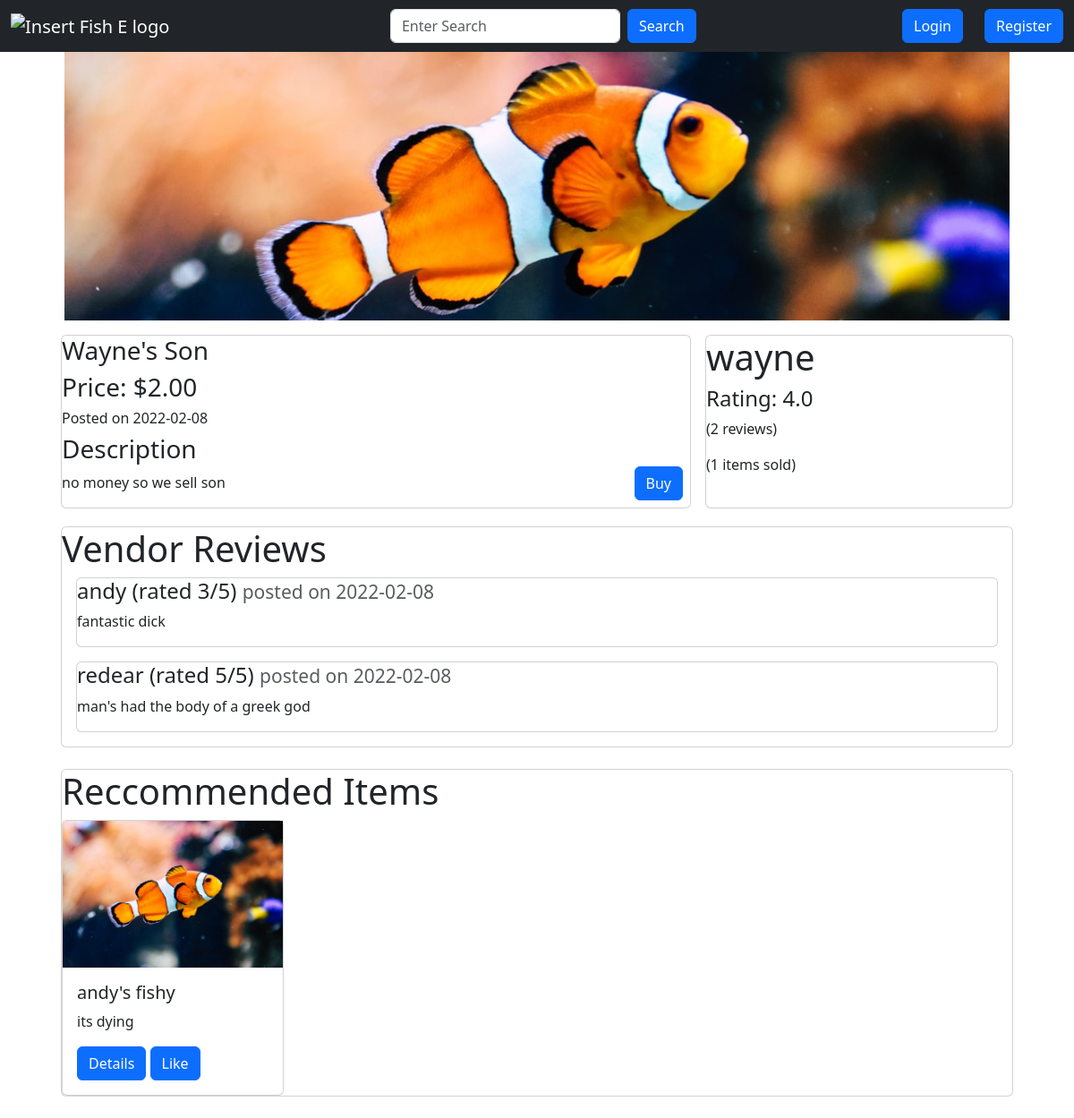
The app's page /item/2 with its own data.
### app.py (models this page shows, shortened)
class Item(db.Model):
    id = db.Column(db.Integer, primary_key=True)
    user_id = db.Column(db.Integer, db.ForeignKey("user.id"), nullable=False)
    name = db.Column(db.String(100), nullable=False)
    description = db.Column(db.String(500), nullable=False)
    date_posted = db.Column(db.DateTime, nullable=False, default=datetime.utcnow)
    base_price = db.Column(db.Float, nullable=False)
    image_file = db.Column(db.String(200), nullable=False, default="default.jpg")
    likes = db.relationship("ItemLike", backref="item", lazy=True)
    status = db.Column(
        db.String(10), nullable=False, default="available"
    )  # "available" or "sold"
    @property
    def price(self):
        return "{:.2f}".format(self.base_price)

class User(db.Model, UserMixin):
    id = db.Column(db.Integer, primary_key=True)
    username = db.Column(db.String(20), unique=True, nullable=False)
    email = db.Column(db.String(120), unique=True, nullable=False)
    image_file = db.Column(db.String(20), nullable=False, default="default.jpg")
    password = db.Column(db.String(60), nullable=False)
    items = db.relationship("Item", backref="author", lazy=True)
    bought = db.relationship(
        "Transaction", foreign_keys="Transaction.user_id", backref="buyer", lazy=True
    )
    sold = db.relationship(
        "Transaction", foreign_keys="Transaction.vendor_id", backref="seller", lazy=True
    )
    reviews = db.relationship(
        "Review", foreign_keys="Review.user_id", backref="author", lazy=True
    )
    reviewed = db.relationship(
        "Review", foreign_keys="Review.recipient_id", backref="getter", lazy=True
    )
    liked = db.relationship(
        "ItemLike", foreign_keys="ItemLike.user_id", backref="user", lazy=True
    )
    @property
    def ratings(self):
        return len(self.reviewed)
    @property
    def rating(self):
        total = 0
        reviews = self.reviewed
        if reviews:
            for review in reviews:
                total += review.rating
            average = total / len(self.reviewed)
            return "{:.1f}".format(average)
        return "No reviews yet"

class Review(db.Model):
    id = db.Column(db.Integer, primary_key=True)
    user_id = db.Column(db.Integer, db.ForeignKey("user.id"), nullable=False)
    recipient_id = db.Column(db.Integer, db.ForeignKey("user.id"), nullable=False)
    date_posted = db.Column(db.DateTime, nullable=False, default=datetime.utcnow)
    rating = db.Column(db.Integer, nullable=False)
    comment = db.Column(db.String(500), nullable=False)

### app.py (the view)
@app.route("/item/<int:item_id>")
def render_item(item_id):
    r_items = Item.query.filter_by(status="available").limit(4).all()
    form = SearchForm()
    item = Item.query.filter_by(id=item_id).first()
    vendor = User.query.filter_by(id=item.user_id).first()
    v_sold_count = len(vendor.sold)
    reviews = vendor.reviewed[:4]
    review_authors = [
        User.query.filter_by(id=review.user_id).first() for review in reviews
    ]
    reviews = list(zip(review_authors, reviews))
    if item:
        return render_template(
            "item.html",
            form=form,
            item=item,
            vendor=vendor,
            r_items=r_items,
            v_sold_count=v_sold_count,
            reviews=reviews,
        )

### app.py
class SearchForm(FlaskForm):
    search = StringField(
        validators=[DataRequired()], render_kw={"placeholder": "Enter Search"}
    )
    submit = SubmitField("Search")

### templates/item.html (shortened to what this page needs)
{% from 'macros/navbar.html' import navbar %}
{% from 'macros/reccommended_items.html' import reccommended_items %}
{% from 'macros/render_review.html' import render_review %}
{% extends 'base.html' %}
{% block content %}
{{ navbar(form, current_user) }}
<div class="container-fluid">
    <div class="row mb-3 mx-5">
        <div class="col-md-12">
            <img src="{{ url_for('static', filename='img/' + item.image_file) }}" alt="insert image"
                style="object-fit: cover; width: 100%; height: 300px;">
        </div>
    </div>
    <div class="row g-3 mx-5">
        <div class="col-md-8">
            <div class="row">
                <div class="col">
                    <div class="card" style="height: 100%;">
                        <div class="row">
                            <div class="col">
                                <h3>{{ item.name }}</h3>
                            </div>
                        </div>
                        <div class="row">
                            <div class="col">
                                <h3>Price: ${{ item.price }}</h3>
                            </div>
                        </div>
                        <div class="row">
                            <div class="col">
                                <h6>Posted on {{ item.date_posted.date() }}</h3>
                            </div>
                        </div>
                        <div class="row">
                            <div class="col">
                                <h3>Description</h3>
                                <p>{{ item.description }}</p>
                            </div>
                            <div class="col">
                                <span style="position: absolute; bottom: 0; right: 0;">
                                    <a href="/buy/{{ item.id }}"><button class="btn btn-primary m-2">Buy</button></a>
                                </span>
                            </div>
                        </div>
                    </div>
                </div>
            </div>
        </div>
        <div class="col-md-4">
            <div class="card" style="height: 100%;">
                <h1>{{ vendor.username }}</h1>
                <h4>Rating: {{ vendor.rating }}</h4>
                <p>({{ vendor.ratings }} reviews)</p>
                <p>({{ v_sold_count }} items sold)</p>
            </div>
        </div>
    </div>
    <div class="row my-1 mx-5 g-3">
        <div class="col-md-12">
            <div class="card" style="height: 100%;">
                <h1>Vendor Reviews</h1>
                {% if reviews %}
                {% for review in reviews %}
                {{ render_review(review) }}
                {% endfor %}
                {% else %}
                <p>No reviews yet</p>
                {% endif %}
            </div>
        </div>
    </div>
    <div class="row my-3 mx-5">
        <div class="col-md-12 p-2">
            <div class="card">
                {{ reccommended_items(r_items, current_user) }}
            </div>
        </div>
    </div>
</div>
{% endblock content %}

### templates/macros/navbar.html (shortened to what this page needs)
{% macro navbar(form, current_user) %}
<nav class="navbar navbar-expand-lg navbar-dark bg-dark">
    <div class="container-fluid">
        <a class="navbar-brand" href="/home"><img src="" alt="Insert Fish E logo"></a>
        <form class="d-flex" action="/search" method="get">
            {{ form.search(class_="form-control me-2") }}
            {{ form.submit(class_="btn btn-primary") }}
        </form>
        <div class="d-flex row">
            {% if current_user.is_authenticated %}
            <div class="col">
                <a href="/items"><button class="btn btn-primary">Items</button></a>
            </div>
            <div class="col">
                <a href="/likes"><button class="btn btn-primary">Likes</button></a>
            </div>
            <div class="col">
                <a href="/chats"><button class="btn btn-primary">Chats</button></a>
            </div>
            <div class="col">
                <a href="/logout"><button class="btn btn-primary">Logout</button></a>
            </div>
            <div class="col">
                <a href=""><img src="https://mdbcdn.b-cdn.net/img/new/avatars/2.webp" alt="pfp" class="rounded-circle"
                        width="38px"></a>
            </div>
            {% else %}
            <div class="col">
                <a href="/login"><button class="btn btn-primary">Login</button></a>
            </div>
            <div class="col">
                <a href="/register"><button class="btn btn-primary">Register</button></a>
            </div>
            {% endif %}
        </div>
    </div>
</nav>
{% endmacro %}

### templates/macros/reccommended_items.html
{% from 'macros/item_card.html' import item_card %}
{% macro reccommended_items(items, current_user) %}
<div class="row">
    <div class="col">
        <div class="row">
            <div class="col">
                <h1>Reccommended Items</h1>
            </div>
        </div>
        <div class="row gy-5">
            {% for item in items %}
            <div class="col-md-3">
                {{ item_card(item, current_user) }}
            </div>
            {% endfor %}
        </div>
    </div>
</div>
{% endmacro %}

### templates/macros/render_review.html
{% macro render_review(review) %}
<div class="card mb-3 mx-3">
    <h4>{{ review[0].username }} (rated {{ review[1].rating }}/5) <small class="text-muted">posted on {{
            review[1].date_posted.date() }}</small>
    </h4>
    <p>{{ review[1].comment }}</p>
</div>
{% endmacro %}

### templates/base.html (shortened to what this page needs)
<!doctype html>
<html lang="en">
<head>
    {% block head %}
    {% block styles %}
    {{ bootstrap.load_css() }}
    <link rel="stylesheet" href="{{ url_for('static', filename='style.css') }}">
    {% endblock %}
    {% endblock %}
</head>
<body>
    {% block content %}{% endblock %}
</body>
</html>

### templates/macros/item_card.html
{% macro item_card(item, current_user) %}
<div class="card">
    <img src="{{ url_for('static', filename='img/' + item.image_file) }}" alt="insert image"
        style="display: block; max-width: 100%; height: auto;">
    <div class="card-body">
        <h5 class="card-title">{{ item.name }}</h5>
        <p class="card-text">{{ item.description }}</p>
        <a href="/item/{{ item.id }}" class="btn btn-primary">Details</a>
        {% if current_user.is_authenticated %}
        {% if not current_user.has_liked_item(item) %}
        <a href="{{ url_for('like_action', item_id=item.id, action='like') }}" class="btn btn-primary">Like</a>
        {% else %}
        <a href="{{ url_for('like_action', item_id=item.id, action='unlike') }}" class="btn btn-primary">Unlike</a>
        {% endif %}
        {% else %}
        <a href="{{ url_for('like_action', item_id=item.id, action='like') }}" class="btn btn-primary">Like</a>
        {% endif %}
    </div>
</div>
{% endmacro %}

### records on screen
Item: image_file (placeholder picture), name "Wayne's Son", price "2.00", date_posted "2022-02-08", description "no money so we sell son"
User: username "wayne"
Review: rating "4.0"
User: username "andy", rating "3", date_posted "2022-02-08", comment "fantastic dick"
User: username "redear", rating "5", date_posted "2022-02-08", comment "man's had the body of a greek god"
Item: image_file (placeholder picture), name "andy's fishy", description "its dying"

### other values on screen
{{ vendor.ratings }} "2"
{{ v_sold_count }} "1"
